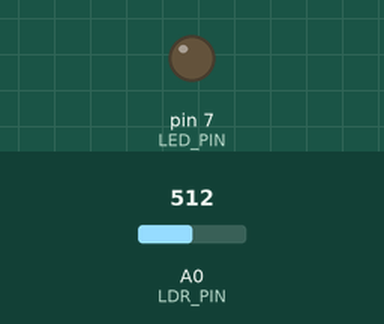
This sketch was run on a simulated Arduino Uno, built with avr-gcc and run on an emulated ATmega328P. Parts: output pins drawn as LEDs (lit = HIGH). The inputs (shaded band) are chosen by the test bench; at power-on: A0 (LDR_PIN) = 512. What the sketch prints to the serial monitor is not drawn.

Above: at 1.2 s.
1.3 s: A0 (LDR_PIN) set to 489
2.8 s: A0 (LDR_PIN) set to 469
At 3.3 s:
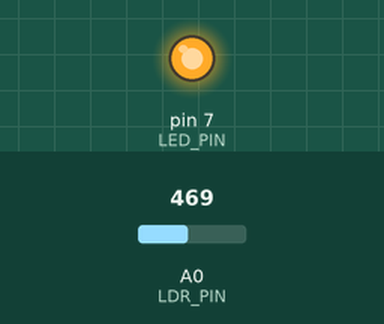
4.3 s: A0 (LDR_PIN) set to 509
5.8 s: A0 (LDR_PIN) set to 530
At 6.1 s:
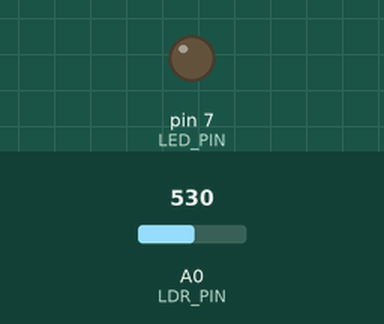
7.3 s: A0 (LDR_PIN) set to 306
At 8.7 s:
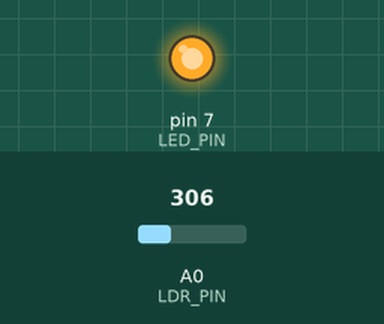
Timing chart, 0 to 9.8 s (numbered marks = the images above; inputs shaded):
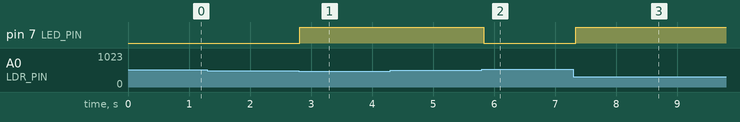

The sketch:

LDR_LED.ino
```cpp
/*
 * 光敏电阻模块控制 LED
 *
 * 接线：
 *   光敏模块 VCC -> Arduino 5V
 *   光敏模块 GND -> Arduino GND
 *   光敏模块 AO  -> Arduino A0
 *   LED 阳极(长脚) --220Ω--> Arduino D7
 *   LED 阴极(短脚)        -> Arduino GND
 *
 * 工作原理：
 *   这类模块在光线越暗时，LDR 阻值越大，AO 输出电压越低，
 *   即 A0 模拟读数(0~1023)越小。读数低于阈值时点亮 LED。
 *
 * 阈值校准：
 *   上传后打开串口监视器(波特率 9600)，
 *   分别观察"正常亮度"和"遮住传感器"时的读数，
 *   把 THRESHOLD 设到两者中间偏暗的一侧。
 */

const int LDR_PIN = A0;     // 光敏电阻模块模拟输出
const int LED_PIN = 7;      // LED 连接引脚

const int THRESHOLD  = 500; // 亮度阈值：读数低于此值视为"暗"
const int HYSTERESIS = 20;  // 回差：防止临界亮度时 LED 闪烁

bool ledState = false;

void setup() {
  pinMode(LED_PIN, OUTPUT);
  digitalWrite(LED_PIN, LOW);   // 初始熄灭

  Serial.begin(9600);
  Serial.println(F("LDR + LED 程序启动"));
}

void loop() {
  int light = analogRead(LDR_PIN);   // 读取光照，0~1023

  // 带回差的比较，避免在阈值附近来回抖动
  if (light < THRESHOLD - HYSTERESIS) {
    ledState = true;                 // 环境暗 -> 点亮
  } else if (light > THRESHOLD + HYSTERESIS) {
    ledState = false;                // 环境亮 -> 熄灭
  }

  digitalWrite(LED_PIN, ledState ? HIGH : LOW);

  Serial.print(F("光照读数: "));
  Serial.print(light);
  Serial.print(F("   LED: "));
  Serial.println(ledState ? F("亮") : F("灭"));

  delay(100);                        // 稍作延时，稳定读数
}
```

Measured:
- the behaviour switches between 480 and 479 on A0 (LDR_PIN) (found by bisection; images 0 and 1)
- the behaviour switches between 520 and 521 on A0 (LDR_PIN) (found by bisection; images 1 and 2)
- after the input at 1.3 s, every drawn part: stays the same
- after the input at 2.8 s, pin 7 (LED_PIN): LOW → HIGH at once
- after the input at 4.3 s, every drawn part: stays the same
- after the input at 5.8 s, pin 7 (LED_PIN): HIGH → LOW at once
- after the input at 7.3 s, pin 7 (LED_PIN): LOW → HIGH at once
